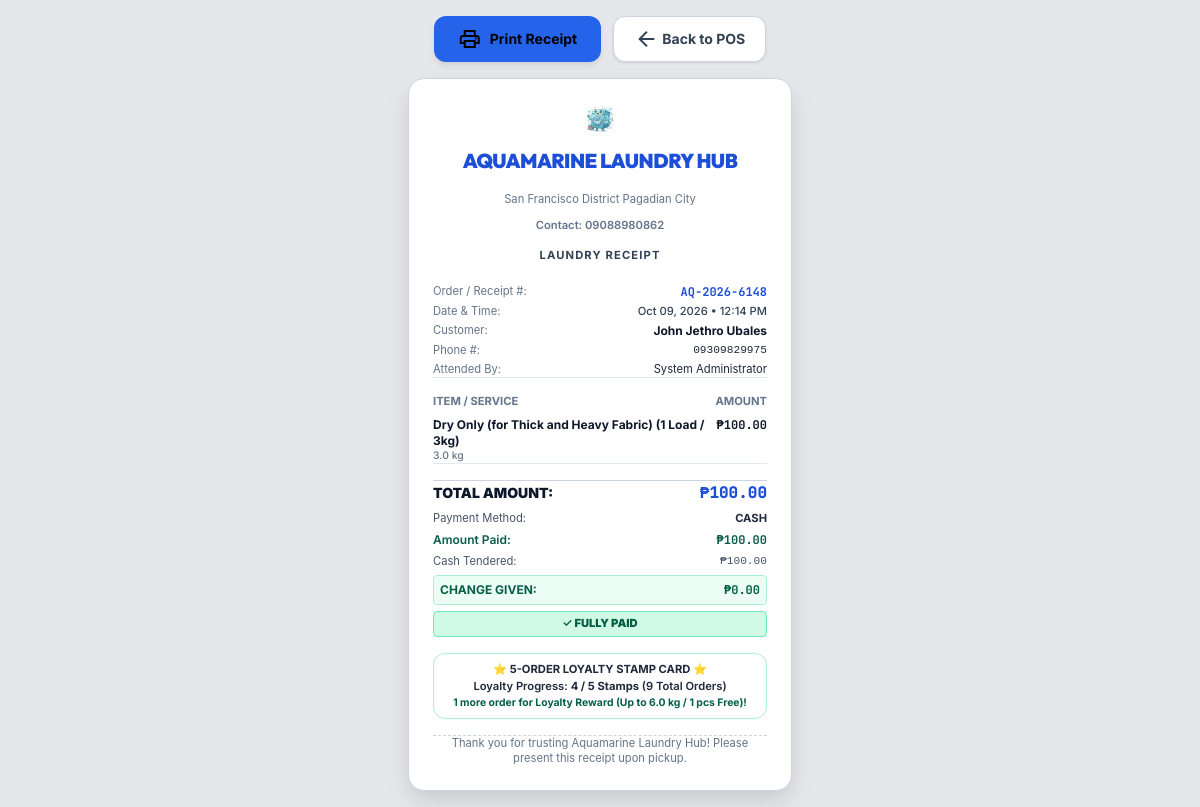
Screenshot of /pages/receipt.php?token=7 with the database file from the repository.
### tables this page shows
CREATE TABLE settings (
            setting_key TEXT PRIMARY KEY,
            setting_value TEXT
        );

CREATE TABLE orders (
            id INTEGER PRIMARY KEY AUTOINCREMENT,
            tracking_number TEXT UNIQUE NOT NULL,
            customer_id INTEGER NOT NULL,
            total_weight REAL DEFAULT 0.0,
            subtotal REAL DEFAULT 0.0,
            discount REAL DEFAULT 0.0,
            total_amount REAL DEFAULT 0.0,
            paid_amount REAL DEFAULT 0.0,
            payment_status TEXT DEFAULT 'Pending',
            order_status TEXT DEFAULT 'Pending',
            estimated_pickup DATETIME,
            rack_location TEXT,
            notes TEXT,
            driver_name TEXT,
            created_by INTEGER,
            created_at DATETIME DEFAULT CURRENT_TIMESTAMP, payment_method TEXT DEFAULT 'Cash', reference_no TEXT, service_type TEXT DEFAULT 'walk_in', delivery_fee REAL DEFAULT 0.0, delivery_address TEXT, receipt_token TEXT,
            FOREIGN KEY (customer_id) REFERENCES customers(id)
        );

CREATE TABLE customers (
            id INTEGER PRIMARY KEY AUTOINCREMENT,
            customer_code TEXT UNIQUE NOT NULL,
            name TEXT NOT NULL,
            contact TEXT DEFAULT 'N/A',
            email TEXT,
            address TEXT,
            created_at DATETIME DEFAULT CURRENT_TIMESTAMP
        );

CREATE TABLE users (
            id INTEGER PRIMARY KEY AUTOINCREMENT,
            username TEXT UNIQUE NOT NULL,
            password_hash TEXT NOT NULL,
            full_name TEXT NOT NULL,
            role TEXT NOT NULL DEFAULT 'cashier',
            cashier_id_number TEXT,
            status TEXT NOT NULL DEFAULT 'active',
            created_at DATETIME DEFAULT CURRENT_TIMESTAMP
        );

CREATE TABLE order_items (
            id INTEGER PRIMARY KEY AUTOINCREMENT,
            order_id INTEGER NOT NULL,
            service_id INTEGER NOT NULL,
            item_details TEXT,
            weight_kg REAL DEFAULT 0.0,
            qty INTEGER DEFAULT 1,
            unit_price REAL NOT NULL,
            subtotal REAL NOT NULL,
            FOREIGN KEY (order_id) REFERENCES orders(id) ON DELETE CASCADE
        );

CREATE TABLE payments (
            id INTEGER PRIMARY KEY AUTOINCREMENT,
            order_id INTEGER NOT NULL,
            amount REAL NOT NULL,
            tendered_amount REAL DEFAULT 0.0,
            payment_method TEXT DEFAULT 'Cash',
            reference_no TEXT,
            received_by INTEGER,
            payment_date DATETIME DEFAULT CURRENT_TIMESTAMP,
            FOREIGN KEY (order_id) REFERENCES orders(id)
        );

### pages/receipt.php (the view, shortened to what the rows shown need)
<?php
require_once __DIR__ . '/app/Database.php';
require_once __DIR__ . '/app/OrderService.php';
$orderService = new OrderService();
$db = Database::getInstance();
$token = trim($_GET['token'] ?? '');
$id = (int)($_GET['id'] ?? 0);
$orderQuery = trim($_GET['order'] ?? ($_GET['tracking'] ?? ''));
$ord = null;
if (!empty($token)) {
    $ord = $db->fetch("
        SELECT o.*, c.name as customer_name, c.contact as customer_contact, c.address as customer_address, u.full_name as cashier_name
        FROM orders o
        JOIN customers c ON o.customer_id = c.id
        LEFT JOIN users u ON o.created_by = u.id
        WHERE o.receipt_token = ? OR o.tracking_number = ? OR o.id = ?
    ", [$token, $token, is_numeric($token) ? (int)$token : 0]);
}
$orderId = (int)$ord['id'];
$items = $db->fetchAll("
    SELECT oi.*, s.service_name
    FROM order_items oi
    LEFT JOIN services s ON oi.service_id = s.id
    WHERE oi.order_id = ?
", [$orderId]);
$payments = $db->fetchAll("SELECT * FROM payments WHERE order_id = ? ORDER BY id ASC", [$orderId]);
$latestPayment = !empty($payments) ? end($payments) : null;
$amountPaid = (float)$ord['paid_amount'];
$totalAmount = (float)$ord['total_amount'];
$tenderedAmount = (float)($latestPayment['tendered_amount'] ?? 0);
$change = max(0, $tenderedAmount - $amountPaid);
$custOrdersCount = (int)($db->fetch("SELECT COUNT(*) as cnt FROM orders WHERE customer_id = ? AND order_status IN ('Completed', 'Claimed', 'Claimed / Completed', 'Ready for Pickup', 'Out for Delivery', 'Delivered', 'Delivered / Completed')", [$ord['customer_id']])['cnt'] ?? 0);
$targetStamps = max(1, (int)($orderService->getSetting('loyalty_stamps_target', '11')));
$loyaltyRemainder = $custOrdersCount % $targetStamps;
$loyaltyStamps = ($custOrdersCount > 0 && $loyaltyRemainder === 0) ? $targetStamps : $loyaltyRemainder;
$paymentMethod = $latestPayment['payment_method'] ?? ($ord['payment_method'] ?? 'Cash');
$shopName = $orderService->getSetting('shop_name', 'AQUAMARINE LAUNDRY');
$shopAddress = $orderService->getSetting('shop_address', '123 Rizal Ave, Metro Manila');
$shopPhone = $orderService->getSetting('shop_phone', '0917-123-4567');
$receiptFooter = $orderService->getSetting('receipt_footer', 'Thank you for trusting Aquamarine Laundry! Please present this receipt upon pickup.');
?>
<!DOCTYPE html>
<html lang="en">
<head>
    <link href="assets/css/offline-tailwind.css" rel="stylesheet"/>
</head>
<body class="min-h-screen p-4 flex flex-col items-center justify-center text-gray-800">
    <div class="receipt-paper bg-white max-w-sm w-full p-6 rounded-2xl border border-gray-300 shadow-lg text-xs space-y-4">
        <div class="text-center space-y-1">
            <img src="assets/img/logo.png" alt="Aquamarine Logo" class="object-contain mx-auto mb-1 rounded-lg shadow-2xs" style="width: 32px; height: 32px; max-width: 32px; max-height: 32px;">
            <h2 class="text-xl font-black tracking-tight text-blue-700 uppercase"><?= htmlspecialchars($shopName) ?></h2>
            <p class="text-2xs text-gray-500"><?= htmlspecialchars($shopAddress) ?></p>
            <p class="text-2xs text-gray-500 font-semibold">Contact: <?= htmlspecialchars($shopPhone) ?></p>
            <div class="pt-2 space-y-1">
                <span class="border-y border-dashed border-gray-400 py-1 px-4 inline-block font-bold text-2xs uppercase text-gray-700 tracking-widest">
                </span>
            </div>
        </div>
        <div class="space-y-1 text-2xs border-b border-gray-200 pb-3">
            <div class="flex justify-between">
                <span class="text-gray-500">Order / Receipt #:</span>
                <strong class="font-mono-num font-bold text-blue-700 text-xs"><?= htmlspecialchars($ord['tracking_number']) ?></strong>
            </div>
            <div class="flex justify-between">
                <span class="text-gray-500">Date & Time:</span>
                <span class="font-medium text-gray-700"><?= date('M d, Y • h:i A', strtotime($ord['created_at'])) ?></span>
            </div>
            <div class="flex justify-between">
                <span class="text-gray-500">Customer:</span>
                <strong class="font-bold text-gray-900 text-xs"><?= htmlspecialchars($ord['customer_name']) ?></strong>
            </div>
            <div class="flex justify-between">
                <span class="text-gray-500">Phone #:</span>
                <span class="font-mono-num"><?= htmlspecialchars($ord['customer_contact'] ?: 'N/A') ?></span>
            </div>
            <div class="flex justify-between">
                <span class="text-gray-500">Attended By:</span>
                <span><?= htmlspecialchars($ord['cashier_name'] ?: 'Staff') ?></span>
            </div>
        </div>
        <div class="space-y-2 border-b border-gray-200 pb-3">
            <div class="flex justify-between font-bold text-gray-500 text-2xs uppercase tracking-wider">
            </div>
            <?php foreach ($items as $it):
                $displayName = !empty($it['item_details']) ? $it['item_details'] : ($it['service_name'] ?: 'Laundry Service');
                $isExpressItem = (stripos($displayName, 'Express') !== false || stripos($displayName, 'Rush') !== false);
                $displayName = preg_replace('/^Add-on:\s*/i', '', $displayName);
                $weightKg = (float)($it['weight_kg'] ?? 0);
                $qty = max(1, (int)($it['qty'] ?? 1));
                $weightQtyStr = $weightKg > 0 ? number_format($weightKg, 1) . ' kg' : ($qty > 1 ? $qty . ' pcs' : '1 pc');
            ?>
                <div class="flex justify-between items-start text-xs <?= $isExpressItem ? 'bg-amber-50 p-2 rounded-lg border border-amber-200 text-amber-950 font-bold' : '' ?>">
                    <div>
                        <div class="font-bold <?= $isExpressItem ? 'text-amber-950' : 'text-gray-900' ?>"><?= htmlspecialchars($displayName) ?></div>
                        <div class="text-3xs <?= $isExpressItem ? 'text-amber-800 font-bold' : 'text-gray-500 font-medium' ?>">
                            <?= $isExpressItem ? 'Priority Rush Order Surcharge' : ($weightQtyStr . ' ' . (($it['unit_price'] ?? 0) > 0 && $weightKg <= 0 ? '(@ ₱' . number_format($it['unit_price'], 2) . ')' : '')) ?>
                        </div>
                    </div>
                    <div class="font-mono-num font-bold <?= $isExpressItem ? 'text-amber-900' : 'text-gray-900' ?>">₱<?= number_format($it['subtotal'], 2) ?></div>
                </div>
            <?php endforeach; ?>
        </div>
        <div class="space-y-1.5 text-xs">
            <div class="flex justify-between items-center text-sm font-black text-gray-900 border-t border-gray-300 pt-2">
                <span>TOTAL AMOUNT:</span>
                <span class="font-mono-num text-blue-700 text-base">₱<?= number_format($totalAmount, 2) ?></span>
            </div>
            <div class="flex justify-between text-gray-600 text-2xs pt-1">
                <span>Payment Method:</span>
                <strong class="uppercase font-bold text-gray-800"><?= htmlspecialchars($paymentMethod) ?></strong>
            </div>
            <div class="flex justify-between text-emerald-800 font-semibold">
                <span>Amount Paid:</span>
                <span class="font-mono-num font-bold">₱<?= number_format($amountPaid, 2) ?></span>
            </div>
            <?php if ($tenderedAmount > 0 && $tenderedAmount >= $amountPaid): ?>
                <div class="flex justify-between text-gray-600 text-2xs">
                    <span>Cash Tendered:</span>
                    <span class="font-mono-num">₱<?= number_format($tenderedAmount, 2) ?></span>
                </div>
                <div class="flex justify-between text-emerald-800 font-bold bg-emerald-50 p-1.5 rounded border border-emerald-200">
                    <span>CHANGE GIVEN:</span>
                    <span class="font-mono-num">₱<?= number_format($change, 2) ?></span>
                </div>
            <?php endif; ?>
            <div class="pt-1">
            </div>
        </div>
        <div class="bg-emerald-50/80 border border-emerald-200 p-2 rounded-xl text-center text-2xs space-y-0.5">
            <div class="font-bold text-emerald-950 flex items-center justify-center gap-1">
                ⭐ <?= $targetStamps ?>-ORDER LOYALTY STAMP CARD ⭐
            </div>
            <?php if ((float)$ord['discount'] > 0 && (float)$ord['total_amount'] == 0): ?>
                <div class="text-emerald-800 font-bold">🎁 LOYALTY REWARD DISCOUNT APPLIED!</div>
            <?php else: ?>
                <div class="text-gray-800 font-semibold">Loyalty Progress: <strong><?= $loyaltyStamps ?> / <?= $targetStamps ?> Stamps</strong> (<?= $custOrdersCount ?> Total Orders)</div>
                <div class="text-3xs text-emerald-800 font-bold"><?= max(0, $targetStamps - $loyaltyStamps) ?> more order<?= max(0, $targetStamps - $loyaltyStamps) === 1 ? '' : 's' ?> for Loyalty Reward (Up to <?= htmlspecialchars($orderService->getSetting('loyalty_max_kg', '8.0')) ?> kg / <?= htmlspecialchars($orderService->getSetting('loyalty_max_piece', '5')) ?> pcs Free)!</div>
            <?php endif; ?>
        </div>
        <div class="text-center text-2xs text-gray-500 italic border-t border-dashed border-gray-300 pt-3">
            <?= htmlspecialchars($receiptFooter) ?>
        </div>
    </div>
</body>
</html>

### rows the page displays
settings: setting_value "AQUAMARINE LAUNDRY HUB"
settings: setting_value "San Francisco District Pagadian City"
settings: setting_value "09088980862"
orders: tracking_number "AQ-2026-6148", created_at "Oct 09, 2026 • 12:14 PM", customer.name "John Jethro Ubales", customer.contact "09309829975", users.full_name "System Administrator", total_amount "100.00", paid_amount "100.00"
order_items: item_details "Dry Only (for Thick and Heavy Fabric) (1 Load / 3kg)", weight_kg "3.0 kg", subtotal "100.00"
payments: payment_method "CASH", tendered_amount "100.00", tendered_amount.paid_amount "0.00"
settings: setting_value "5"
settings: setting_value "6.0"
settings: setting_value "1"
settings: setting_value "Thank you for trusting Aquamarine Laundry Hub! Please present this receipt upon pickup."

### other values shown
$loyaltyStamps "4"
$custOrdersCount "9"
max(0, $targetStamps - $loyaltyStamps) "1"
